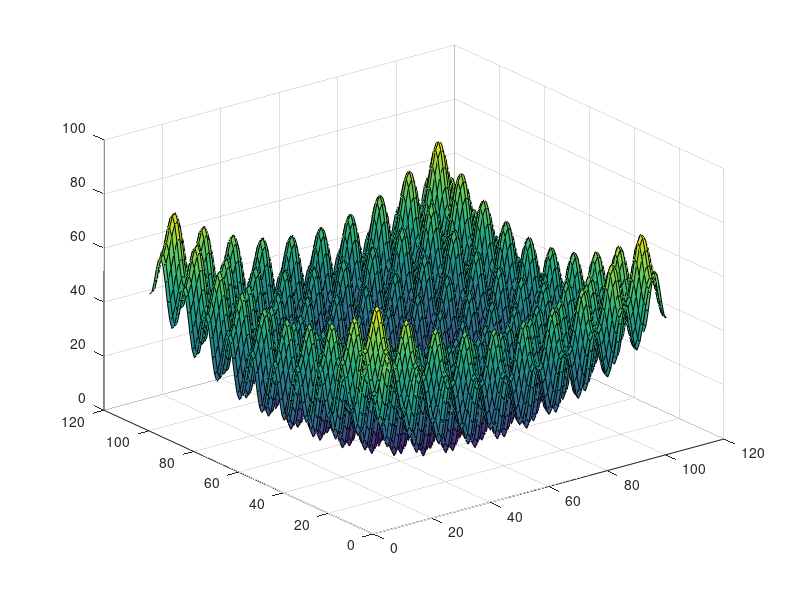

This figure's MATLAB source:
x=[-5:.1:5];y=[-5:.1:5];
[X,Y]=meshgrid(x,y);
Z = (X.^2 - 10*cos(2*pi*X) + 10) + (Y.^2 - 10*cos(2*pi*Y) + 10);
surf(Z);
